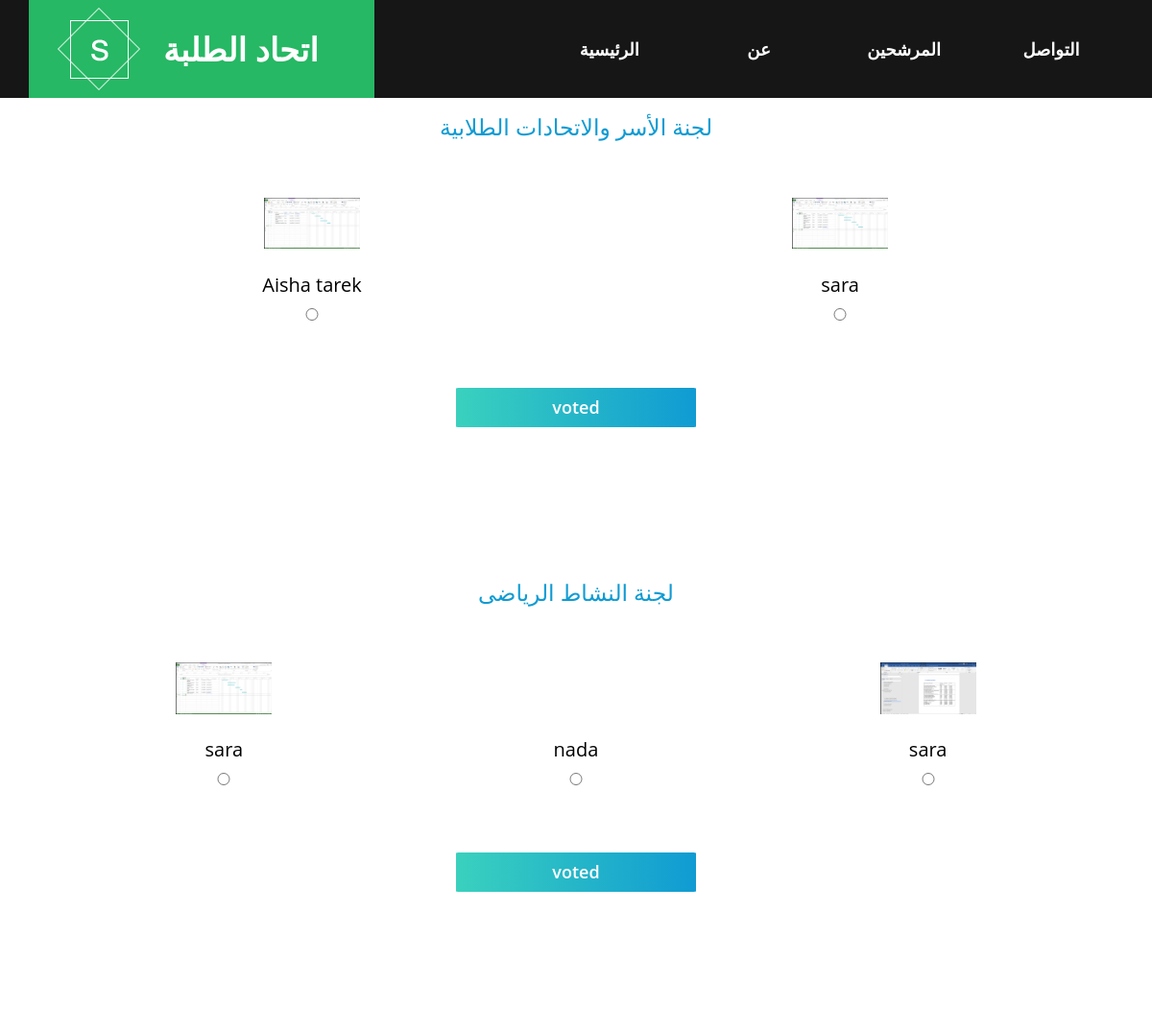
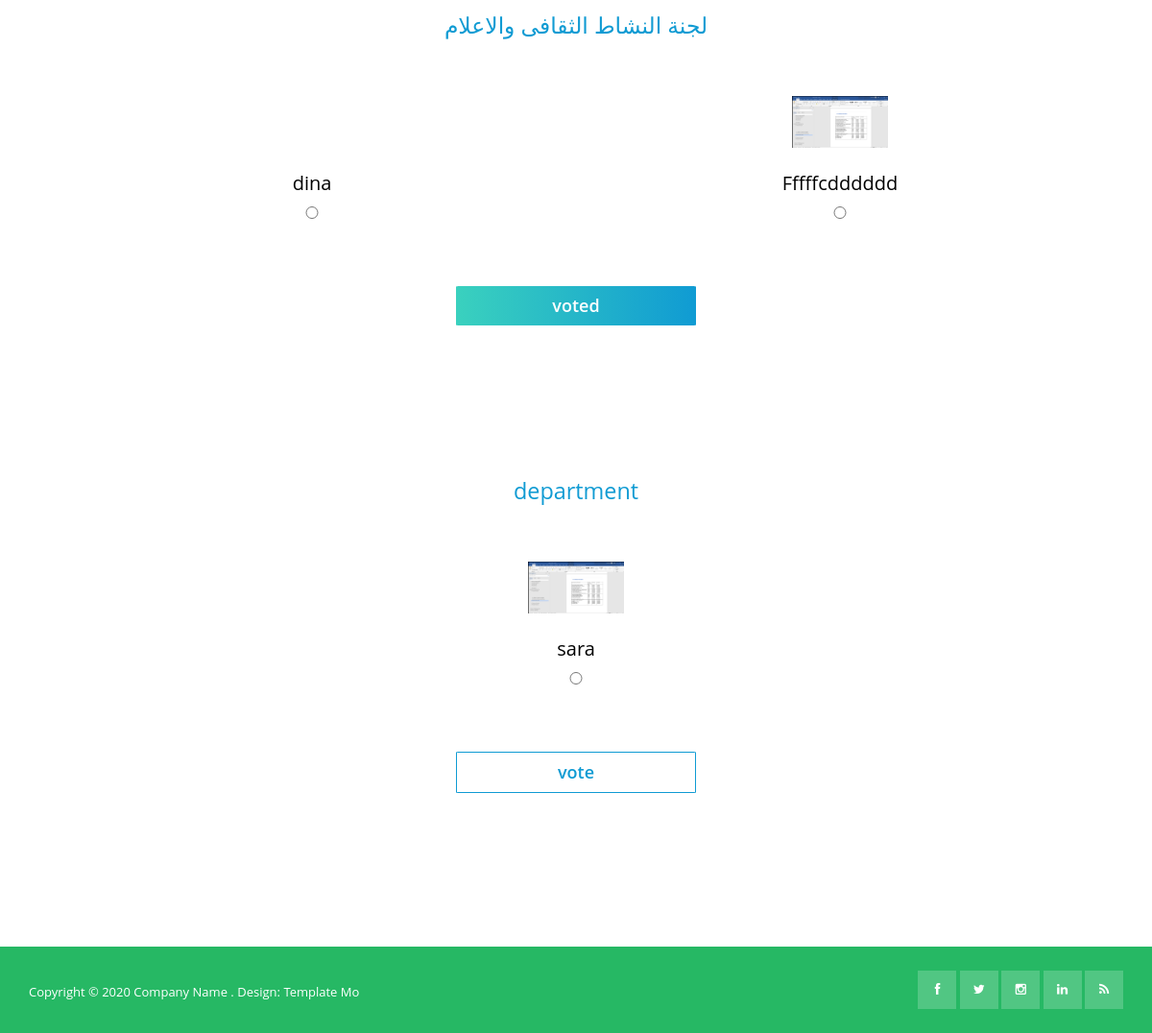
The page /vote.php (signed in) on the database its author committed (2 pictures, top to bottom).
### tables this page shows
CREATE TABLE `department` (
  `id` int(11) NOT NULL,
  `title` varchar(255) NOT NULL,
  `description` longtext NOT NULL
);

CREATE TABLE `candidates` (
  `id` int(11) NOT NULL,
  `name` varchar(255) NOT NULL,
  `code` int(9) NOT NULL,
  `email` varchar(255) NOT NULL,
  `password` varchar(255) NOT NULL,
  `photo` varchar(255) DEFAULT NULL,
  `department_id` int(11) NOT NULL
);

### dashboard/functions.php (called while the page is built, shortened)
<?php
require('connection.php');
require('departments/departments.php');
require('candidates/candidates.php');
require('votes/votes.php');
$db=new DBController();
$Department=new Department($db);
$Candidates=new Candidates($db);
$Votes=new Votes($db);

### dashboard/departments/departments.php (called while the page is built, shortened)
<?php
class Department
{
    public $db = null;
    public function __construct(DBController $db)
    {
        $this->db = $db;
    }
    public function getData()
    {
        $result = $this->db->con->query("SELECT * FROM department");
        $resultArray = array();
        while ($item = mysqli_fetch_array($result, MYSQLI_ASSOC)) {
            $resultArray[] = $item;
        }
        return $resultArray;
    }
}

### dashboard/connection.php (called while the page is built, shortened)
<?php
class DBController{
  protected  $server = "localhost";
  protected  $user = "root";
  protected  $pass = "";
  protected $database = "studentsunion";
  public function __construct(){
    $this->con = mysqli_connect($this->server, $this->user, $this->pass, $this->database);
  }
}

### dashboard/candidates/candidates.php (called while the page is built, shortened)
<?php
class Candidates
{
    public $db = null;
    public function __construct(DBController $db)
    {
        $this->db = $db;
    }
    public function getData()
    {
        $result = $this->db->con->query("SELECT * FROM candidates");
        $resultArray = array();
        while ($item = mysqli_fetch_array($result, MYSQLI_ASSOC)) {
            $resultArray[] = $item;
        }
        return $resultArray;
    }
}

### dashboard/votes/votes.php (called while the page is built, shortened)
<?php
class Votes
{
    public $db = null;
    public function __construct(DBController $db)
    {
        $this->db = $db;
    }
    public function getVoteId($cartArray = null, $key = "department_id")
    {
        if ($cartArray != null) {
            $cart_id = array_map(function ($value) use ($key) {
                return $value[$key];
            }, $cartArray);
            return $cart_id;
        }
    }
    public function getData()
    {
        if (isset($_SESSION['user_id'])) {
            $user_id = $_SESSION['user_id'];
            $result = $this->db->con->query("SELECT * FROM votes WHERE user_id={$user_id}");
            $resultArray = array();
            while ($item = mysqli_fetch_array($result, MYSQLI_ASSOC)) {
                $resultArray[] = $item;
            }
            return $resultArray;
        } else {
            $resultArray2 = array();
            return $resultArray2;
            echo '<script>alert(You Must Sign In)</script>';
        }
    }
}

### vote.php (the view, shortened to what this page needs)
<?php
include("dashboard/functions.php");
if (count($Votes->getData()) > 0) {
    $voted = $Votes->getVoteId($Votes->getData());
} else {
    $voted = [];
}
?>
<!DOCTYPE html>
<html lang="en">
<head>
    <link rel="stylesheet" href="css/font-awesome.min.css">
    <link rel="stylesheet" href="css/bootstrap.min.css">
    <link rel="stylesheet" href="css/templatemo_style.css">
</head>
<body>
    <div id="front">
        <div class="site-header">
            <div class="container">
                <div class="row">
                    <div class="col-md-4 col-sm-6 col-xs-6">
                        <div id="templatemo_logo">
                            <h1><a href="#">اتحاد الطلبة</a></h1>
                            <p>&nbsp;</p>
                        </div>
                    </div>
                    <div class="col-md-8 col-sm-6 col-xs-6">
                        <div class="main-menu">
                            <ul>
                                <li><a href="index.php#front">الرئيسية</a></li>
                                <li><a href="index.php#services">&nbsp;عن</a></li>
                                <li><a href="index.php#products">المرشحين</a></li>
                                <li><a href="index.php#contact">التواصل</a></li>
                            </ul>
                        </div>
                    </div>
                </div>
                <div class="row">
                    <div class="col-md-12">
                    </div>
                </div>
            </div>
        </div>
    </div>
    <?php
    foreach ($Department->getData() as $department) :
    ?>
        <div class="addVote">
            <h3><?php echo $department['title'] ?></h3>
            <form method="post">
                <div class="voteformdiv">
                    <?php
                    foreach ($Candidates->getData() as $candidate) :
                        if ($department['id'] == $candidate['department_id']) :
                    ?>
                            <div class="votedivv">
                                <div class="voteimgdiv">
                                    <img src="uploads/candidates/<?php echo $candidate['photo'] ?>" alt="" width="100px">
                                </div>
                                <p><?php echo $candidate['name'] ?></p>
                                <input type="radio" name="candidate_id" value="<?php echo $candidate['id'] ?>" />
                            </div>
                    <?php
                        endif;
                    endforeach;
                    ?>
                </div>
                <?php
                if (in_array($department['id'], $voted)) {
                    echo '<button  disabled class="addtotable">voted</button>';
                } else {
                    echo '<button type="submit" class="addtotabled" name="vote_submit" >vote</button>';
                }
                ?>
            </form>
        </div>
    <?php
    endforeach;
    ?>
    <div class="site-footer">
        <div class="container">
            <div class="row">
                <div class="col-md-8 col-sm-6">
                    <span id="copyright">
                        Copyright &copy; 2020 <a href="#">Company Name</a> . Design: Template Mo </span>
                </div>
                <div class="col-md-4 col-sm-6">
                    <ul class="social">
                        <li><a href="#" class="fa fa-facebook"></a></li>
                        <li><a href="#" class="fa fa-twitter"></a></li>
                        <li><a href="#" class="fa fa-instagram"></a></li>
                        <li><a href="#" class="fa fa-linkedin"></a></li>
                        <li><a href="#" class="fa fa-rss"></a></li>
                    </ul>
                </div>
            </div>
        </div>
    </div>
</body>
</html>

### css/templatemo_style.css (style rules this page uses)
html, button, input, select, textarea { color: #222; }
img { vertical-align: middle; }
.main-menu ul, .site-slider ul, ul.social { padding: 0; margin: 0; list-style: none; }
html, body { font-size: 100%; width: 100%; height: 100%; -webkit-font-smoothing: antialiased; -moz-osx-font-smoothing: grayscale; vertical-align: baseline; }
body { font: 13px/21px "Open Sans", Arial, sans-serif; color: #838383; background-color: white; }
a { color: #26b864; text-decoration: none !important; -webkit-transition: all 200ms ease-in; -moz-transition: all 200ms ease-in; -ms-transition: all 200ms ease-in; -o-transition: all 200ms ease-in; transition: all 200ms ease-in; }
h1, h2, h3, h4, h5, h6 { font-family: "Open Sans", Arial, sans-serif; color: #444444; }
h1 { font-size: 2.6em; }
h3 { font-size: 1.8em; }
*, *:before, *:after { -moz-box-sizing: border-box; -webkit-box-sizing: border-box; box-sizing: border-box; }
.site-header { position: fixed; min-height: 102px; height: 102px; width: 100%; z-index: 9999; background-color: #161616; }
#templatemo_logo { background-color: #26b864; background-image: url(../images/templatemo_logo.png); background-repeat: no-repeat; background-position: 30px center; height: 102px; display: block; }
#templatemo_logo h1 { margin: 0; text-transform: uppercase; font-weight: 600; line-height: 102px; display: block; }
#templatemo_logo h1 a { margin-left: 140px; color: white; display: block; }
.main-menu { text-align: right; position: relative; }
.main-menu ul { position: absolute; background-color: #161616; width: 100%; }
.main-menu ul li { display: inline-block; width: 150px; text-align: center; line-height: 102px; }
.main-menu ul li a { color: white; font-weight: 600; font-size: 18px; text-transform: uppercase; outline: 0; border: 0; display: block; }
input, textarea { margin-bottom: 30px; background-color: #f6f7f8; padding: 14px; font-size: 14px; color: #838383; outline: 0; border: 0; border-bottom: 1px solid #b5c1c9; width: 100%; }
.site-footer { margin-top: 120px; background-color: #26b864; color: white; padding: 25px 0; }
.site-footer a { color: white; }
.site-footer span { margin-top: 12px; display: block; }
ul.social { text-align: right; }
ul.social li { display: inline-block; }
ul.social li a { width: 40px; height: 40px; text-align: center; line-height: 40px; background-color: rgba(255, 255, 255, 0.2); display: inline-block; }
.addVote { padding: 20px 50px; text-align: center; }
.addVote h3 { text-align: center; color: rgb(16,155,211); margin-top: 100px; }
.addVote .voteformdiv { display: flex; justify-content: space-around; }
.voteimgdiv { height: 80px; }
.voteimgdiv { width: 150px; height: 80px; object-fit: cover; }
.votedivv { display: flex; flex-direction: column; width: 150px; text-align: center; margin: 50px; }
.votedivv { font-size: 20px; color: #000; }
.addtotable { display: inline-block; background: rgb(58,209,190); background: linear-gradient(90deg, rgba(58,209,190,1) 0%, rgba(16,155,211,1) 100%); border: none; color: white; padding: 10px 10px; border-radius: 1%; margin: 10px 0; width: 250px; font-size: 18px; margin: 20px 0; font-weight: 600; text-align: center; }
.addtotabled { display: inline-block; background: white; border: 1px solid rgb(16,155,211); color: rgb(16,155,211); padding: 10px 10px; border-radius: 1%; margin: 10px 0; width: 250px; font-size: 18px; margin: 20px 0; font-weight: 600; text-align: center; }

### rows shown on the page
department: title "لجنة الأسر والاتحادات الطلابية", shows "voted"
candidates: photo (picture), name "Aisha tarek"
candidates: photo (picture), name "sara"
department: title "لجنة النشاط الرياضى", shows "voted"
candidates: photo (picture), name "sara"
candidates: name "nada"
candidates: photo (picture), name "sara"
department: title "لجنة النشاط الثقافى والاعلام", shows "voted"
candidates: name "dina"
candidates: photo (picture), name "Fffffcdddddd"
department: title "department", shows "vote"
candidates: photo (picture), name "sara"
